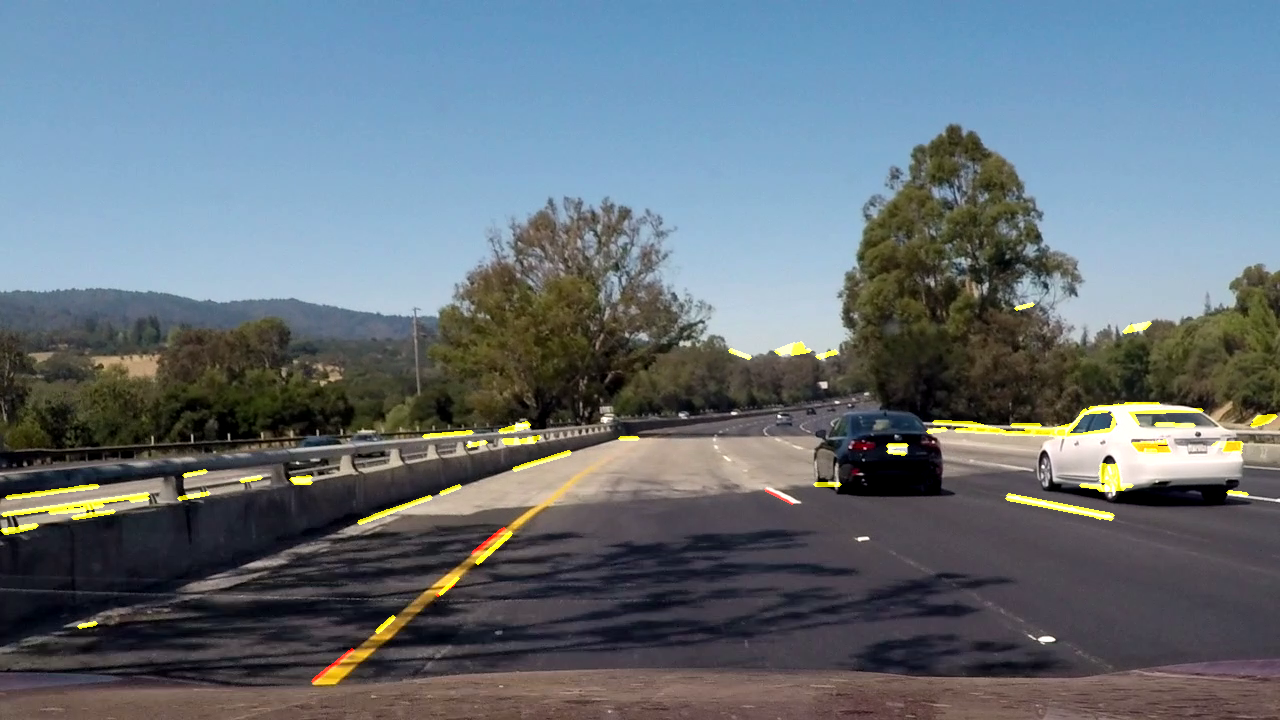
#> input picture highway-hough.png, 1280 x 720 px
$ python find_edges.py highway-hough.png
#> lines starting #> are read from the running program, lines starting #| are printed output that depends on the picture; after the words box and inside, x2 and y2 are one past the last pixel; in counts of white or black regions, pixels touching at a corner belong together; long printed decimals are rounded
#> in main, img is the input picture: shape (720, 1280, 3); mean B, G, R 121.1, 112.7, 101.2
#| (720, 1280, 3)
### guiutils.py
import cv2
import numpy as np


class EdgeFinder:
    def __init__(   self, image, filter_size=7, threshold1=200, threshold2=230,
                    rho = 4, theta = np.pi/180, min_votes = 25, min_line_length = 40, max_line_gap = 40,
                    cv_color=cv2.COLOR_RGB2GRAY, color=[255, 0, 0], thickness=4, mean_rate = 0.9,
                    pos_intersect_ratio=10, neg_intersect_ratio=10):

        self.orig_image = image
        self._cv_color = cv_color #cv2.COLOR_BGR2GRAY or cv2.COLOR_RGB2GRAY
        self.image = self._grayscale(image)
        self._filter_size = filter_size
        self._threshold1 = threshold1
        self._threshold2 = threshold2

        self._rho = rho # distance resolution in pixels of the Hough grid
        self._theta = theta # angular resolution in radians of the Hough grid
        self._min_votes = min_votes     # minimum number of votes (intersections in Hough grid cell)
        self._min_line_length = min_line_length #minimum number of pixels making up a line
        self._max_line_gap = max_line_gap    # maximum gap in pixels between connectable line segments

        self._color = color
        self._thickness = thickness
        self._pos_intersect_ratio = pos_intersect_ratio
        self._neg_intersect_ratio = neg_intersect_ratio

        def onchangeThreshold1(pos):
            self._threshold1 = pos
            self._render()

        def onchangeThreshold2(pos):
            self._threshold2 = pos
            self._render()

        # [4 lines left out: function onchangeFilterSize, not called in this run]

        def onchangeRho(pos):
            self._rho = np.max([pos, 1])
            self._render()

        def onchangeTheta(pos):
            self._theta = np.max([pos*np.pi/180.0, np.pi/180.0])
            self._render()

        def onchangeMinVotes(pos):
            self._min_votes = pos
            self._render()

        def onchangeMinLineLength(pos):
            self._min_line_length = pos
            self._render()

        def onchangeMaxLineGap(pos):
            self._max_line_gap = pos
            self._render()

        cv2.namedWindow('edges')
        cv2.namedWindow('hough')

        cv2.createTrackbar('threshold1', 'edges', self._threshold1, 255, onchangeThreshold1)
        cv2.createTrackbar('threshold2', 'edges', self._threshold2, 255, onchangeThreshold2)
        cv2.createTrackbar('filter_size', 'edges', self._filter_size, 20, onchangeFilterSize)

        cv2.createTrackbar('rho', 'hough', self._rho, 100, onchangeRho)
        cv2.createTrackbar('theta', 'hough', 1, 12, onchangeTheta)
        cv2.createTrackbar('min_votes', 'hough', self._min_votes, 100, onchangeMinVotes)
        cv2.createTrackbar('min lenght', 'hough', self._min_line_length, 300, onchangeMinLineLength)
        cv2.createTrackbar('max gap', 'hough', self._max_line_gap, 200, onchangeMaxLineGap)

        self._render()

        print("Adjust the parameters as desired.  Hit any key to close.")

        cv2.waitKey(0)

        cv2.destroyWindow('edges')
        cv2.destroyWindow('smoothed')
        cv2.destroyWindow('hough')

    def _grayscale(self, img):
        return cv2.cvtColor(img, self._cv_color)
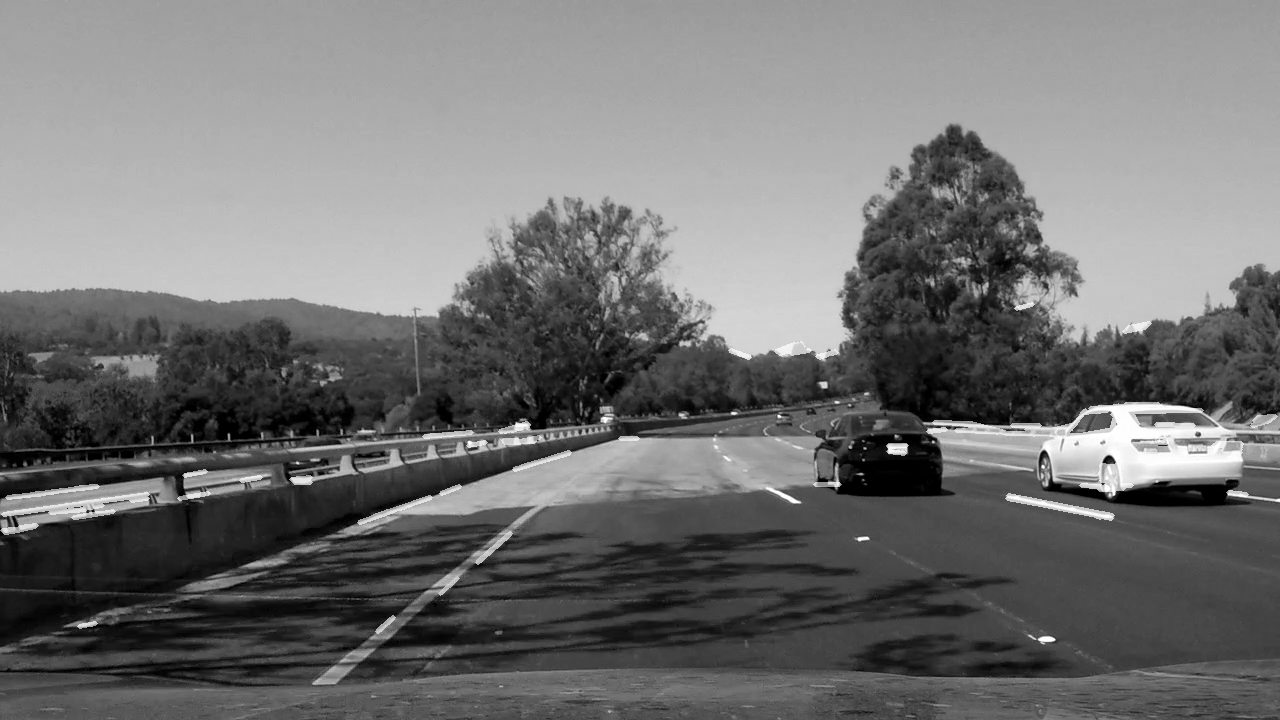
#> returned value: shape (720, 1280); min 0, max 255, mean 113.9

    def _draw_lines(self, img, lines):

        for line in lines:
            for x1,y1,x2,y2 in line:
                if abs(x2-x1) < 0.01:
                    continue
                slope = round((y2-y1)/(x2-x1),1)
                if np.isnan(slope) or np.isinf(slope):
                    continue
                intercept = int(round(y1 - slope*x1))
                if slope > 0 and ((x1+x2<img.shape[1]) or(intercept<img.shape[0]//self._pos_intersect_ratio)):
                    cv2.line(img, (x1, y1), (x2, y2), [0, 255, 255], self._thickness)
                elif slope < 0 and ((x1+x2>img.shape[1]) or(intercept<(img.shape[0] + img.shape[0]//self._neg_intersect_ratio))):
                    cv2.line(img, (x1, y1), (x2, y2), [0, 255, 255], self._thickness)
                elif abs(slope) < 0.5 or abs(slope) > 0.85:
                    cv2.line(img, (x1, y1), (x2, y2), [0, 255, 255], self._thickness)
                else:
                    cv2.line(img, (x1, y1), (x2, y2), self._color, self._thickness)


    def _hough_lines(self, img):
        """
        `img` should be the output of a Canny transform.
        Returns an image with hough lines drawn.
        """
        lines = cv2.HoughLinesP(img, self._rho, self._theta, self._min_votes, np.array([]),
            minLineLength=self._min_line_length, maxLineGap=self._max_line_gap)

        line_img = np.zeros((img.shape[0], img.shape[1], 3), dtype=np.uint8)
        self._draw_lines(line_img, lines)
        return line_img

    def threshold1(self):
        return self._threshold1

    def threshold2(self):
        return self._threshold2

    def filterSize(self):
        return self._filter_size

    def rho(self):
        return self._rho

    def theta(self):
        return self._theta

    def min_votes(self):
        return self._min_votes

    def min_line_length(self):
        return self._min_line_length

    def max_line_gap(self):
        return self._max_line_gap

    def edgeImage(self):
        return self._edge_img

    def smoothedImage(self):
        return self._smoothed_img

    def houghImage(self):
        return self._hough_img

    def _render(self):
        self._smoothed_img = cv2.GaussianBlur(self.image, (self._filter_size, self._filter_size), sigmaX=0, sigmaY=0)
        self._edge_img = cv2.Canny(self._smoothed_img, self._threshold1, self._threshold2)
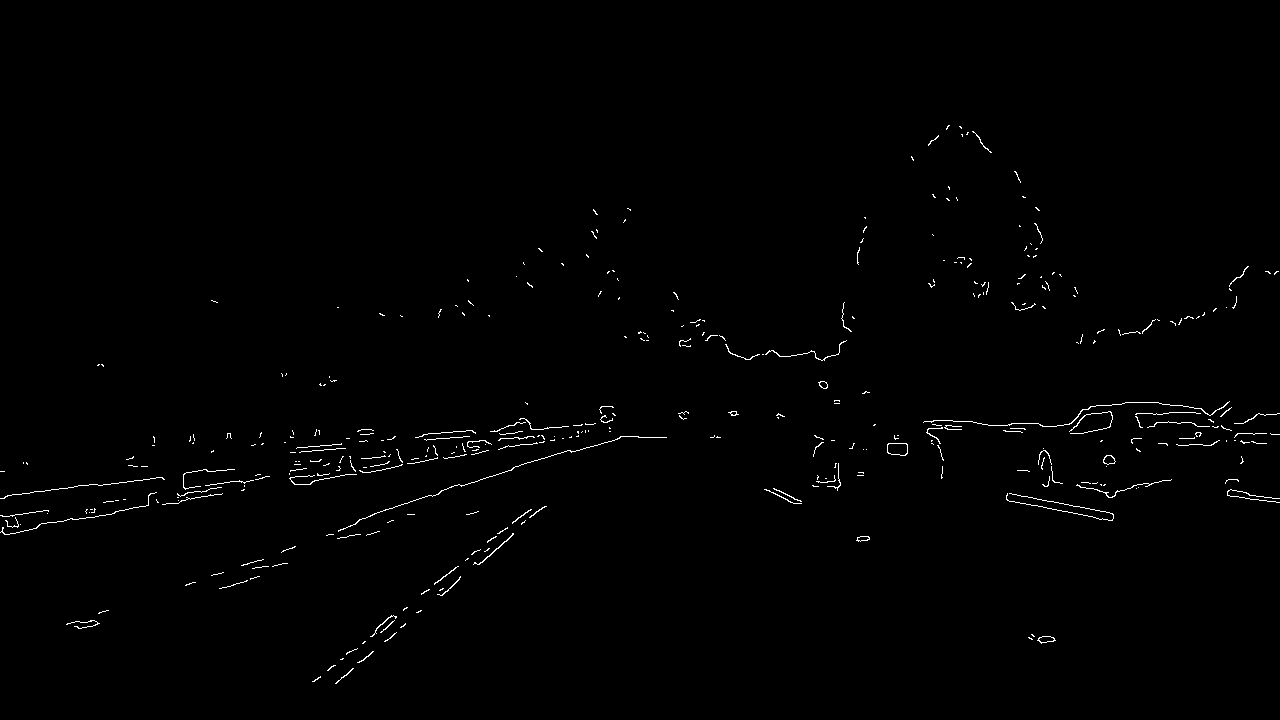
#> self._edge_img: shape (720, 1280); 0.73% white in thin lines or dots, all inside (x1, y1, x2, y2) = (0, 125, 1280, 684)
        self._hough_img = self._hough_lines(self._edge_img)
#> in _hough_lines, `lines = cv2.HoughLinesP(img, self._rho, self._theta, self._min_votes, ..`: lines = 178 rows, first 6: [1076, 342, 1179, 324], [114, 512, 185, 500], [928, 428, 1030, 423], [294, 484, 571, 436], [499, 433, 612, 419], [109, 484, 206, 469]
#> the loop in _draw_lines, `for line in lines:` made 178 passes
#> after the loop in _draw_lines, `for line in lines:`:
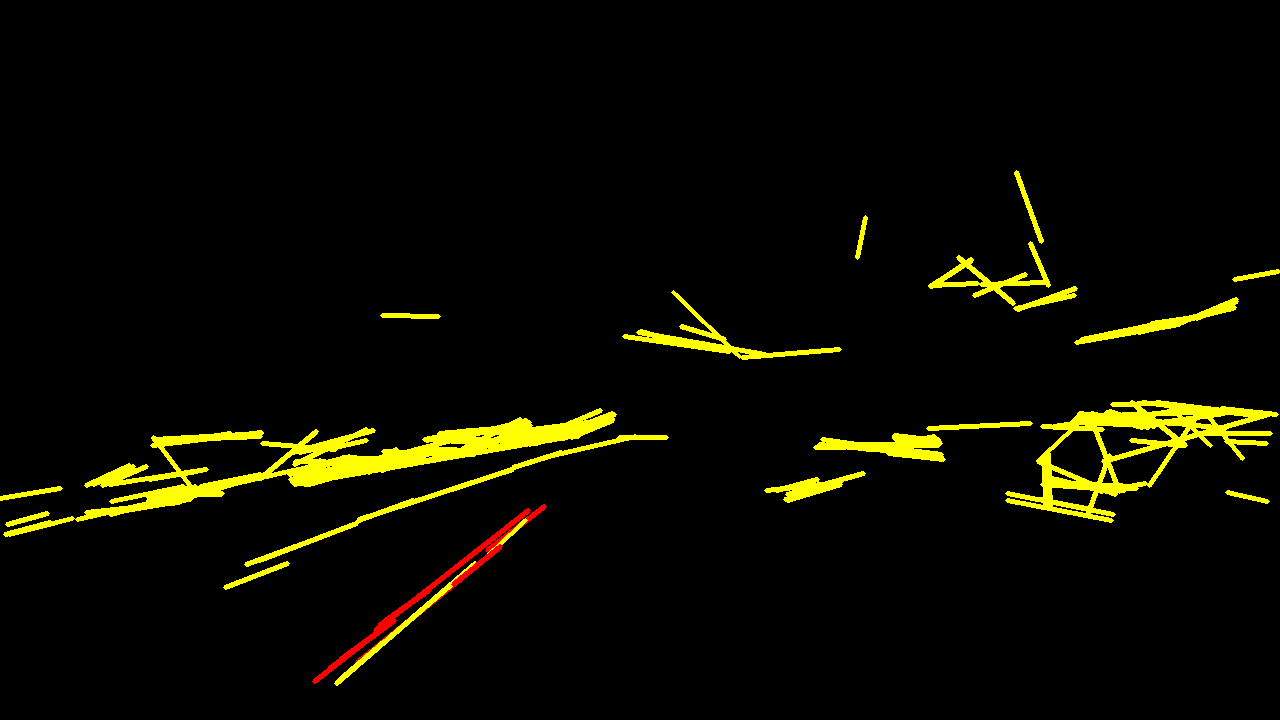
#> img: shape (720, 1280, 3); mean of channels 0, 1, 2 0, 10.5, 11.1; drawn as B, G, R
        # Draw the lines on the edge image
        self._hough_img = cv2.addWeighted(self._hough_img, 0.8, self.orig_image, 1., 0.) #[:,:,0]
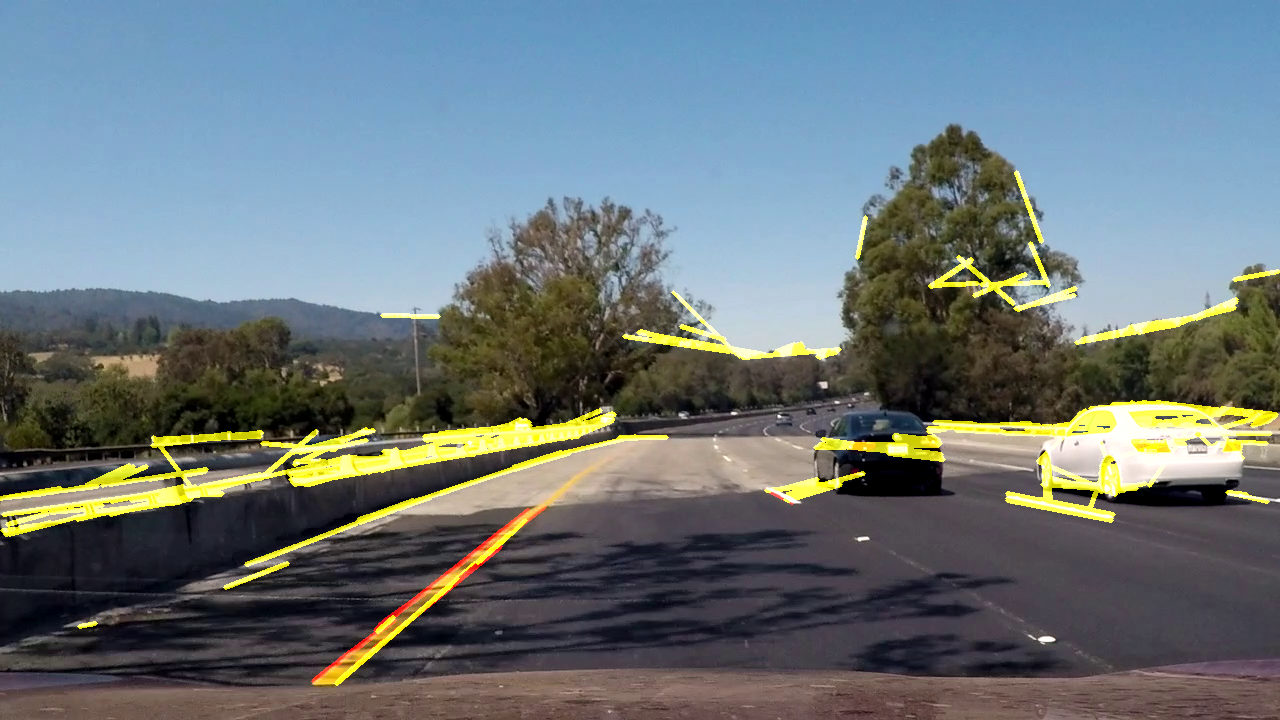
#> self._hough_img: shape (720, 1280, 3); mean of channels 0, 1, 2 121.1, 117.6, 106.2; drawn as B, G, R

        cv2.imshow('smoothed', self._smoothed_img)
        cv2.imshow('edges', self._edge_img)
        cv2.imshow('hough', self._hough_img)

### find_edges.py
"""
How to run:
python find_edges.py <image path>
"""

import argparse
import cv2
import os

from guiutils import EdgeFinder


def main():
    parser = argparse.ArgumentParser(description='Visualizes the line for hough transform.')
    parser.add_argument('filename')

    args = parser.parse_args()
    print(args.filename)

    #img = cv2.imread(args.filename, cv2.IMREAD_GRAYSCALE)
    img = cv2.imread(args.filename)
    print(img.shape)
    print('current dir: ', os.getcwd())

    edge_finder = EdgeFinder(img, color=[0, 0, 255], filter_size=7, threshold1=200, threshold2=215)

    print("Edge parameters:")
    print("GaussianBlur Filter Size: %d" % edge_finder.filterSize())
#| GaussianBlur Filter Size: 7
    print("Threshold1: %d" % edge_finder.threshold1())
#| Threshold1: 200
    print("Threshold2: %d" % edge_finder.threshold2())
#| Threshold2: 215

    print("Rho: %d" % edge_finder.rho())
#| Rho: 4
    print("Theta: %f" % edge_finder.theta())
#| Theta: 0.01745
    print("Min Votes: %d" % edge_finder.min_votes())
#| Min Votes: 25
    print("min_line_length: %d" % edge_finder.min_line_length())
#| min_line_length: 40
    print("max_line_gap: %d" % edge_finder.max_line_gap())
#| max_line_gap: 40


    (head, tail) = os.path.split(args.filename)
    print('head & tail:', head, tail)
    (root, ext) = os.path.splitext(tail)
    print('root & ext:', root, ext)

    smoothed_filename = os.path.join("output_images", root + "-smoothed" + ext)
    edge_filename = os.path.join("output_images", root + "-edges" + ext)
    hough_filename = os.path.join("output_images", root + "-hough" + ext)

    cv2.imwrite(smoothed_filename, edge_finder.smoothedImage())
    cv2.imwrite(edge_filename, edge_finder.edgeImage())
    cv2.imwrite(hough_filename, edge_finder.houghImage())

    cv2.destroyAllWindows()


if __name__ == '__main__':
    main()
